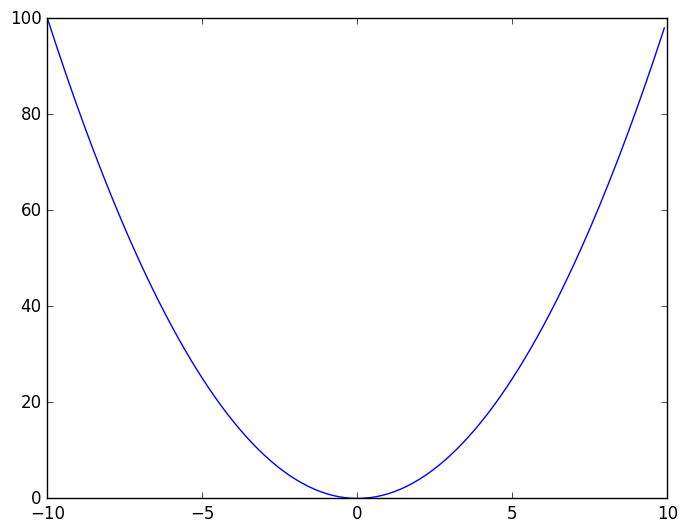

Write the Python code that produced this figure.
#!/usr/bin/env python3
# -*- coding: utf-8 -*-

import matplotlib.pyplot as plt
import numpy as np

fig, ax1 = plt.subplots(nrows=1, ncols=1, figsize=(8, 6))

x = np.arange(-10, 10, 0.1)
y = np.power(x, 2.)

ax1.plot(x, y)

# Save file and plot ########

output_file = "save_without_borders.png"

plt.savefig(output_file, bbox_inches='tight')
plt.show()
